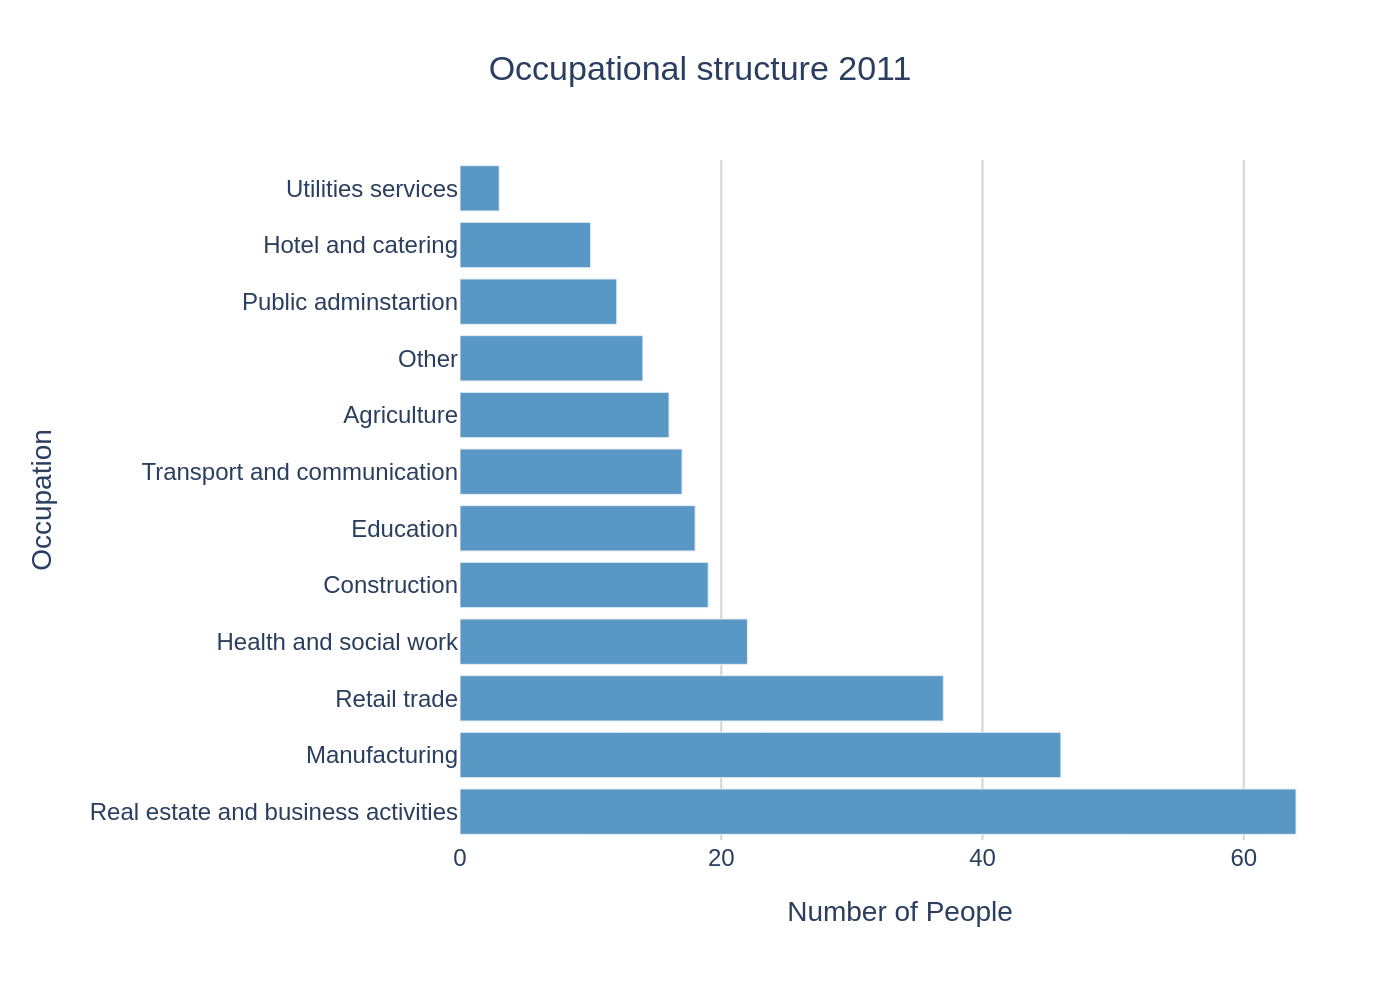

Here is the Python script that generated this plot:
import sys
import json
import os
import plotly.graph_objects as go

if len(sys.argv) != 2:
    print("Usage: python <script_name>.py <json_file_path>", file=sys.stderr)
    sys.exit(1)

json_file_path = sys.argv[1]

try:
    with open(json_file_path, 'r', encoding='utf-8') as f:
        chart_details = json.load(f)
except FileNotFoundError:
    print(f"Error: File not found at {json_file_path}", file=sys.stderr)
    sys.exit(1)
except json.JSONDecodeError:
    print(f"Error: Invalid JSON format in {json_file_path}", file=sys.stderr)
    sys.exit(1)

data = chart_details.get('chart_data', [])
texts = chart_details.get('texts', {})
colors = chart_details.get('colors', [])

# Data is ordered from bottom bar to top bar in JSON to match visual
categories = [d['category'] for d in data]
values = [d['value'] for d in data]

fig = go.Figure()

fig.add_trace(go.Bar(
    y=categories,
    x=values,
    orientation='h',
    marker=dict(color=colors[0] if colors else '#1f77b4')
))

# Combine title and subtitle
title_text = texts.get('title', '')
if texts.get('subtitle'):
    title_text += f"<br><sub>{texts.get('subtitle')}</sub>"

# Combine source and note for a caption
caption_parts = []
source = texts.get('source')
if source:
    caption_parts.append(f"Source: {source}")
note = texts.get('note')
if note:
    caption_parts.append(f"Note: {note}")
caption_text = "<br>".join(caption_parts)

fig.update_layout(
    title=dict(
        text=title_text,
        x=0.5,
        xanchor='center'
    ),
    xaxis=dict(
        title_text=texts.get('x_axis_title'),
        showgrid=True,
        gridcolor='lightgray',
        zeroline=False
    ),
    yaxis=dict(
        title_text=texts.get('y_axis_title'),
        showgrid=False,
        zeroline=False,
        tickmode='linear'
    ),
    font=dict(
        family="Arial"
    ),
    plot_bgcolor='white',
    paper_bgcolor='white',
    showlegend=False,
    margin=dict(l=230, r=30, t=80, b=80),
    annotations=[dict(
        showarrow=False,
        text=caption_text,
        xref="paper",
        yref="paper",
        x=0,
        y=-0.2,
        xanchor='left',
        yanchor='top',
        align='left'
    )] if caption_text else []
)

base_filename = os.path.splitext(os.path.basename(json_file_path))[0]
output_image_path = f"{base_filename}.png"

fig.write_image(output_image_path, scale=2)
